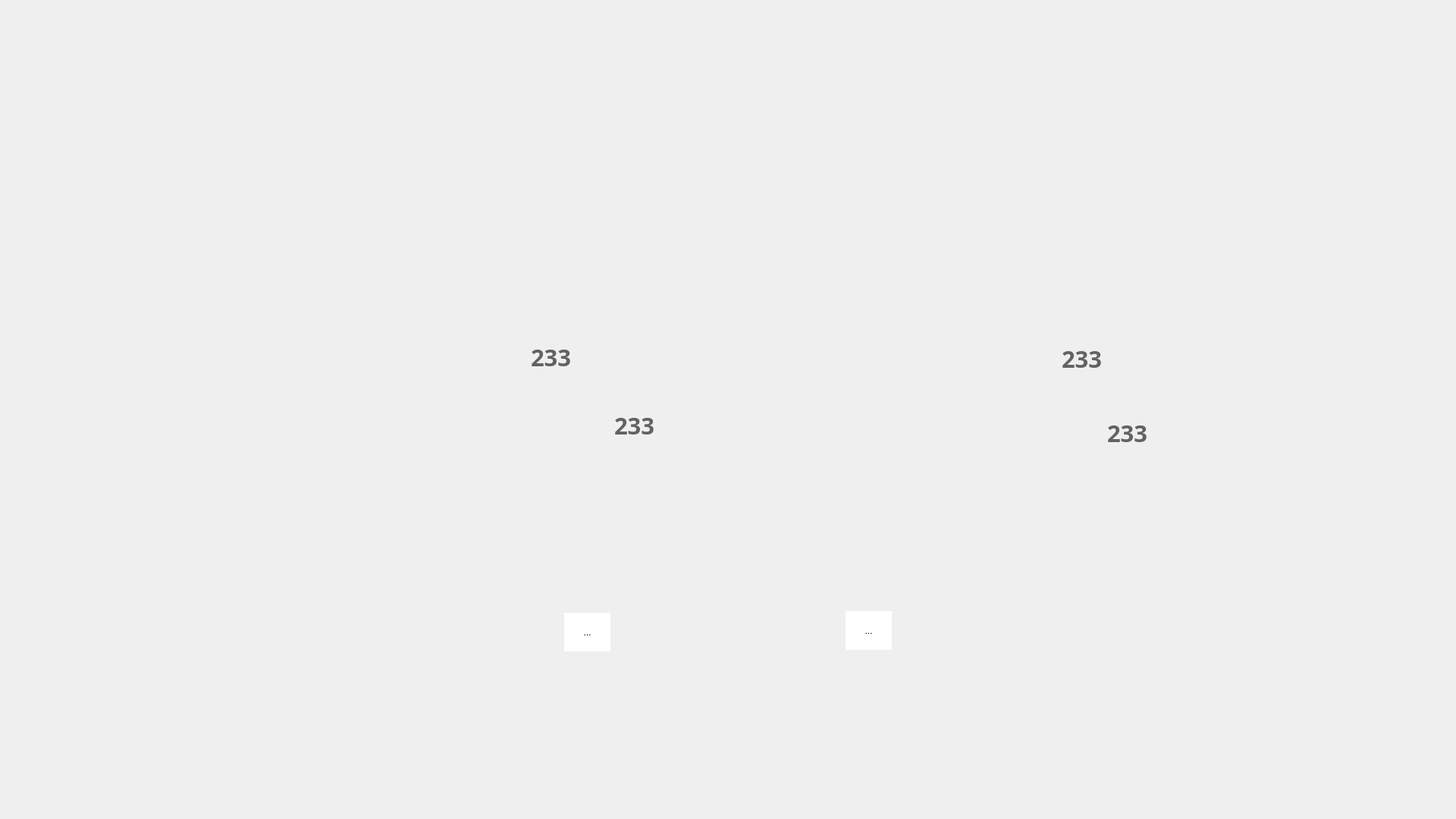
<?xml version="1.0" encoding="UTF-8"?>
<ui version="4.0">
 <class>MainWindow</class>
 <widget class="QMainWindow" name="MainWindow">
  <property name="geometry">
   <rect>
    <x>0</x>
    <y>0</y>
    <width>1920</width>
    <height>1080</height>
   </rect>
  </property>
  <property name="windowTitle">
   <string>MainWindow</string>
  </property>
  <widget class="QWidget" name="centralwidget">
   <widget class="QLabel" name="label">
    <property name="geometry">
     <rect>
      <x>0</x>
      <y>0</y>
      <width>1920</width>
      <height>1080</height>
     </rect>
    </property>
    <property name="text">
     <string/>
    </property>
    <property name="pixmap">
     <pixmap>../Application Icons/Game Over.png</pixmap>
    </property>
    <property name="scaledContents">
     <bool>true</bool>
    </property>
   </widget>
   <widget class="QToolButton" name="toolButton_3">
    <property name="geometry">
     <rect>
      <x>744</x>
      <y>808</y>
      <width>61</width>
      <height>51</height>
     </rect>
    </property>
    <property name="cursor">
     <cursorShape>PointingHandCursor</cursorShape>
    </property>
    <property name="styleSheet">
     <string notr="true">background-color: rgb(255, 255, 255);
border: none;</string>
    </property>
    <property name="text">
     <string>...</string>
    </property>
    <property name="icon">
     <iconset>
      <normaloff>../Application Icons/Replay.png</normaloff>../Application Icons/Replay.png</iconset>
    </property>
    <property name="iconSize">
     <size>
      <width>200</width>
      <height>200</height>
     </size>
    </property>
   </widget>
   <widget class="QToolButton" name="toolButton_4">
    <property name="geometry">
     <rect>
      <x>1115</x>
      <y>806</y>
      <width>61</width>
      <height>51</height>
     </rect>
    </property>
    <property name="cursor">
     <cursorShape>PointingHandCursor</cursorShape>
    </property>
    <property name="styleSheet">
     <string notr="true">background-color: rgb(255, 255, 255);
border: none;</string>
    </property>
    <property name="text">
     <string>...</string>
    </property>
    <property name="icon">
     <iconset>
      <normaloff>../Application Icons/Меню.png</normaloff>../Application Icons/Меню.png</iconset>
    </property>
    <property name="iconSize">
     <size>
      <width>200</width>
      <height>200</height>
     </size>
    </property>
   </widget>
   <widget class="QLabel" name="label_2">
    <property name="geometry">
     <rect>
      <x>700</x>
      <y>435</y>
      <width>231</width>
      <height>71</height>
     </rect>
    </property>
    <property name="font">
     <font>
      <family>Bubbleboddy Neue</family>
      <pointsize>23</pointsize>
      <weight>75</weight>
      <italic>false</italic>
      <bold>true</bold>
     </font>
    </property>
    <property name="styleSheet">
     <string notr="true">color: rgb(98, 98, 98);
QFontDatabase fontDatabase; 
fontDatabase.addApplicationFont(&quot;:/Bubbleboddy-Neue-trial.ttf&quot;);</string>
    </property>
    <property name="text">
     <string>233</string>
    </property>
    <property name="scaledContents">
     <bool>false</bool>
    </property>
   </widget>
   <widget class="QLabel" name="label_3">
    <property name="geometry">
     <rect>
      <x>810</x>
      <y>525</y>
      <width>231</width>
      <height>71</height>
     </rect>
    </property>
    <property name="font">
     <font>
      <family>Bubbleboddy Neue</family>
      <pointsize>23</pointsize>
      <weight>75</weight>
      <italic>false</italic>
      <bold>true</bold>
     </font>
    </property>
    <property name="styleSheet">
     <string notr="true">color: rgb(98, 98, 98);
QFontDatabase fontDatabase; 
fontDatabase.addApplicationFont(&quot;:/Bubbleboddy-Neue-trial.ttf&quot;);</string>
    </property>
    <property name="text">
     <string>233</string>
    </property>
    <property name="scaledContents">
     <bool>false</bool>
    </property>
   </widget>
   <widget class="QLabel" name="label_4">
    <property name="geometry">
     <rect>
      <x>1400</x>
      <y>437</y>
      <width>231</width>
      <height>71</height>
     </rect>
    </property>
    <property name="font">
     <font>
      <family>Bubbleboddy Neue</family>
      <pointsize>23</pointsize>
      <weight>75</weight>
      <italic>false</italic>
      <bold>true</bold>
     </font>
    </property>
    <property name="styleSheet">
     <string notr="true">color: rgb(98, 98, 98);
QFontDatabase fontDatabase; 
fontDatabase.addApplicationFont(&quot;:/Bubbleboddy-Neue-trial.ttf&quot;);</string>
    </property>
    <property name="text">
     <string>233</string>
    </property>
    <property name="scaledContents">
     <bool>false</bool>
    </property>
   </widget>
   <widget class="QLabel" name="label_5">
    <property name="geometry">
     <rect>
      <x>1460</x>
      <y>535</y>
      <width>231</width>
      <height>71</height>
     </rect>
    </property>
    <property name="font">
     <font>
      <family>Bubbleboddy Neue</family>
      <pointsize>23</pointsize>
      <weight>75</weight>
      <italic>false</italic>
      <bold>true</bold>
     </font>
    </property>
    <property name="styleSheet">
     <string notr="true">color: rgb(98, 98, 98);
QFontDatabase fontDatabase; 
fontDatabase.addApplicationFont(&quot;:/Bubbleboddy-Neue-trial.ttf&quot;);</string>
    </property>
    <property name="text">
     <string>233</string>
    </property>
    <property name="scaledContents">
     <bool>false</bool>
    </property>
   </widget>
  </widget>
  <widget class="QMenuBar" name="menubar">
   <property name="geometry">
    <rect>
     <x>0</x>
     <y>0</y>
     <width>1920</width>
     <height>22</height>
    </rect>
   </property>
  </widget>
 </widget>
 <resources/>
 <connections/>
</ui>
